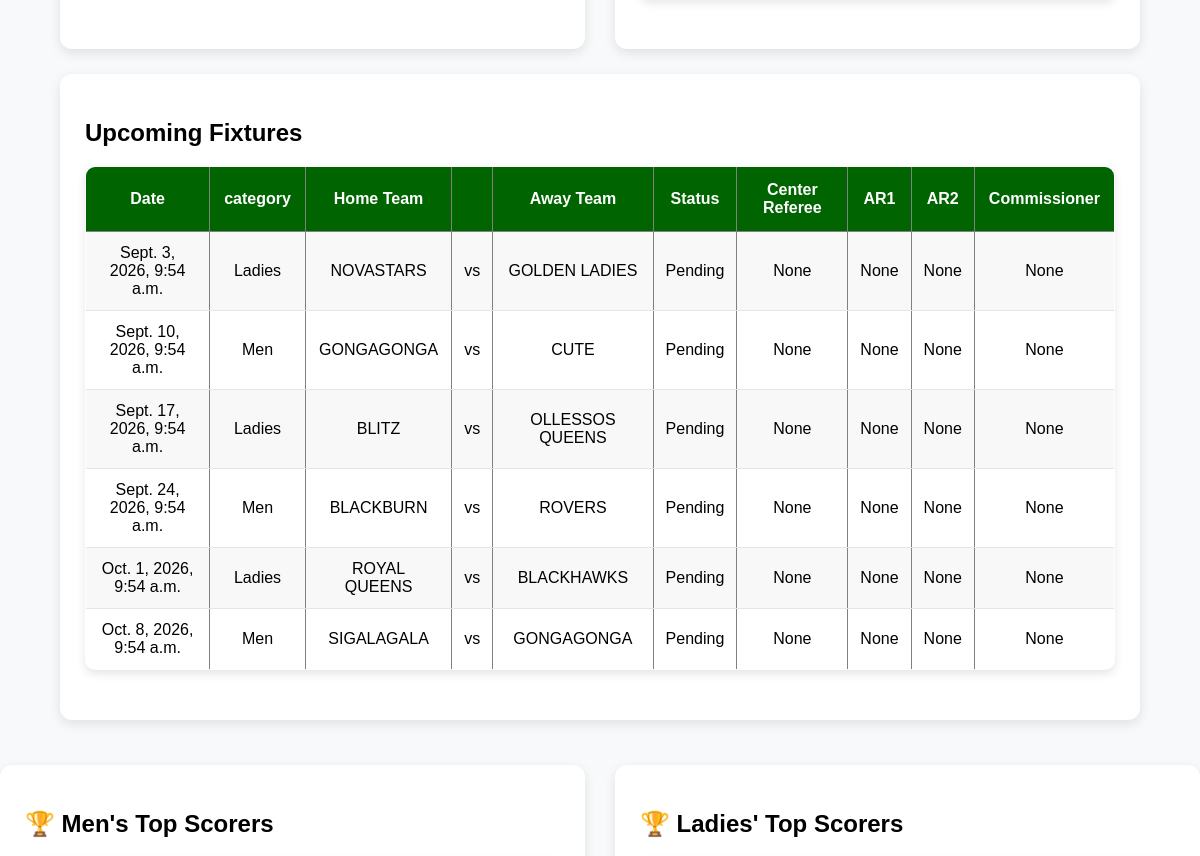
The app's page / (middle part), older data.
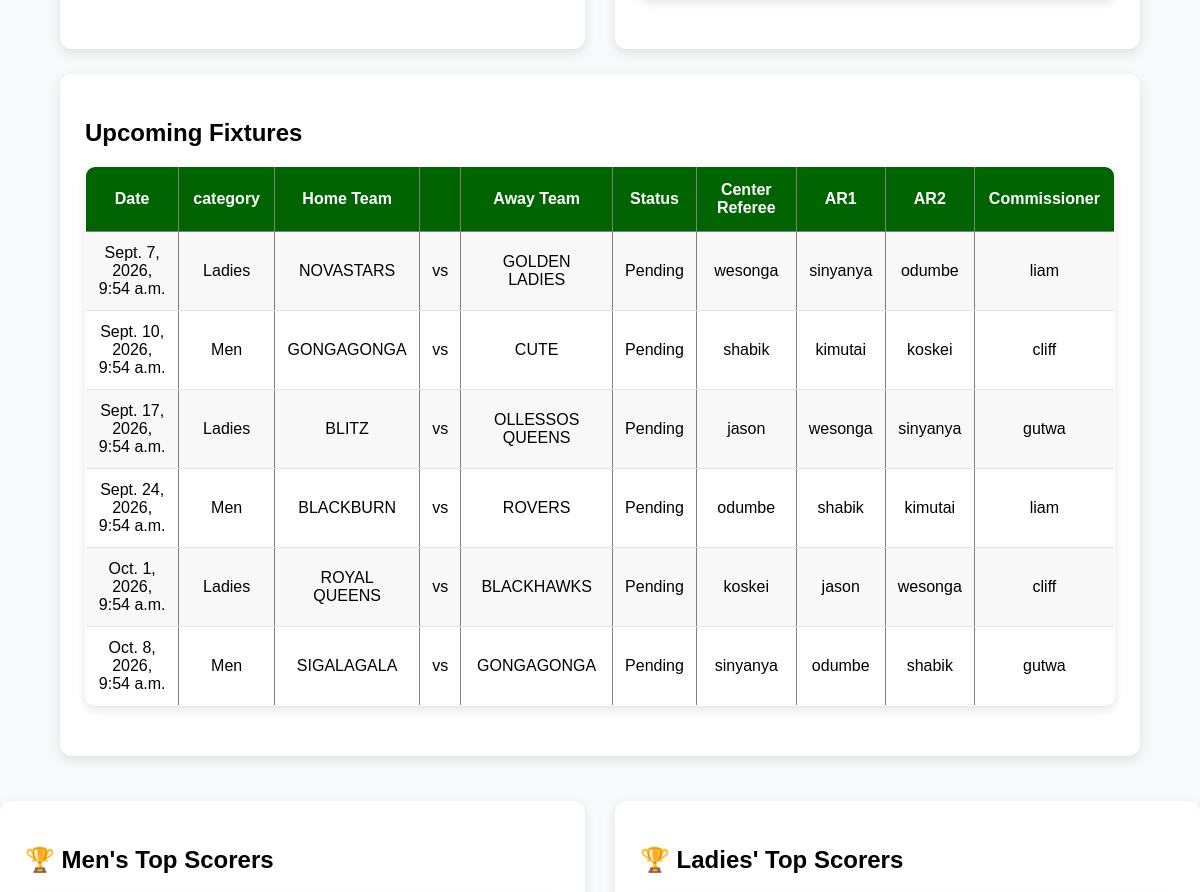
The same page, newer data.
### matches/models.py (models this page shows, shortened)
class Match(models.Model):
    STATUS_CHOICES = (
        ('Pending', 'Pending'),
        ('Live', 'Live'),
        ('Completed', 'Completed'),
    )
    home_team = models.ForeignKey(
        'teams.Team',
        on_delete=models.CASCADE,
        related_name='home_matches'
    )
    away_team = models.ForeignKey(
        'teams.Team',
        on_delete=models.CASCADE,
        related_name='away_matches'
    )
    home_score = models.IntegerField(
        default=0
    )
    away_score = models.IntegerField(
        default=0
    )
    center_referee = models.ForeignKey(
    settings.AUTH_USER_MODEL,
    on_delete=models.SET_NULL,
    null=True,
    blank=True,
    related_name='center_referee_matches'
)
    assistant_referee_one = models.ForeignKey(
    settings.AUTH_USER_MODEL,
    on_delete=models.SET_NULL,
    null=True,
    blank=True,
    related_name='assistant_referee_one_matches'
)
    assistant_referee_two = models.ForeignKey(
    settings.AUTH_USER_MODEL,
    on_delete=models.SET_NULL,
    null=True,
    blank=True,
    related_name='assistant_referee_two_matches'
)
    match_commissioner = models.ForeignKey(
    settings.AUTH_USER_MODEL,
    on_delete=models.SET_NULL,
    null=True,
    blank=True,
    related_name='commissioner_matches'
)
    venue = models.CharField(
        max_length=100
    )
    match_date = models.DateTimeField()
    status = models.CharField(
        max_length=20,
        choices=STATUS_CHOICES,
        default='Pending'
    )
    created_at = models.DateTimeField(
        auto_now_add=True
    )

### teams/models.py (models this page shows)
class Team(models.Model):
    CATEGORY_CHOICES = (
        ('Men', 'Men'),
        ('Ladies', 'Ladies'),
    )
    name = models.CharField(max_length=100)
    coach = models.ForeignKey(
    settings.AUTH_USER_MODEL,
    on_delete=models.SET_NULL,
    null=True,
    blank=True,
    limit_choices_to={'role': 'coach'}
)
    phone_number = models.CharField(
        max_length=15,
        blank=True,
        null=True
    )
    category = models.CharField(
        max_length=10,
        choices=CATEGORY_CHOICES,
        default='Men'
    )
    played = models.IntegerField(default=0)
    wins = models.IntegerField(default=0)
    draws = models.IntegerField(default=0)
    losses = models.IntegerField(default=0)
    goals_scored = models.IntegerField(default=0)
    goals_conceded = models.IntegerField(default=0)
    goal_difference = models.IntegerField(default=0)
    points = models.IntegerField(default=0)
    def __str__(self):
        return self.name

### users/models.py (models this page shows)
class CustomUser(AbstractUser):
    ROLE_CHOICES = (
        ('admin', 'Admin'),
        ('coach', 'Coach'),
        ('referee', 'Referee'),
    )
    role = models.CharField(
        max_length=20,
        choices=ROLE_CHOICES,
        default='coach'
    )
    phone_number = models.CharField(
        max_length=15,
        blank=True,
        null=True
    )
    admin_approved = models.BooleanField(default=False)
    def __str__(self):
        return self.username

### teams/views.py (the view)
# urls.py: path('', views.home, name='home'),
def home(request):
    men_teams = Team.objects.filter(
        category='Men'
    ).order_by(
        '-points',
        '-goal_difference',
        '-goals_scored'
    )
    ladies_teams = Team.objects.filter(
        category='Ladies'
    ).order_by(
        '-points',
        '-goal_difference',
        '-goals_scored'
    )
    matches = Match.objects.all().order_by('-match_date')[:6]
    fixtures = Match.objects.filter(
        status='Pending'
    ).order_by('match_date')[:6]
    men_top_scorers = Player.objects.filter(
        team__category='Men',
        goals__gt=0
    ).order_by('-goals')[:5]
    ladies_top_scorers = Player.objects.filter(
        team__category='Ladies',
        goals__gt=0
    ).order_by('-goals')[:5]
    men_top_assists = Player.objects.filter(
        team__category='Men',
        assists__gt=0
    ).order_by('-assists')[:5]
    ladies_top_assists = Player.objects.filter(
        team__category='Ladies',
        assists__gt=0
    ).order_by('-assists')[:5]
    men_clean_sheets = Player.objects.filter(
        team__category='Men',
        position='Goalkeeper'
    ).order_by(
        '-clean_sheets',
        'goal_conceded'
    )[:5]
    ladies_clean_sheets = Player.objects.filter(
        team__category='Ladies',
        position='Goalkeeper'
    ).order_by(
        '-clean_sheets',
        'goal_conceded'
    )[:5]
    announcements = Announcement.objects.filter(
        audience='all'
    ).order_by('-created_at')
    context = {
        'men_teams': men_teams,
        'ladies_teams': ladies_teams,
        'matches': matches,
        'fixtures': fixtures,
        'men_top_scorers': men_top_scorers,
        'ladies_top_scorers': ladies_top_scorers,
        'men_top_assists': men_top_assists,
        'ladies_top_assists': ladies_top_assists,
        'men_clean_sheets': men_clean_sheets,
        'ladies_clean_sheets': ladies_clean_sheets,
        'announcements': announcements,
    }
    return render(request, 'core/home.html', context)

### notifications/context_processors.py (called while the page is built)
def admin_notifications(request):
    return {
        'unread_notifications':
        AdminNotification.objects.filter(
            is_read=False
        ).count()
    }

### templates/core/home.html (shortened to what this page needs)
{% load static %}
<!DOCTYPE html>
<html>
<head>
</head>
<body>
<div class="container">
    <div style="display:flex; gap:30px; flex-wrap:wrap;">
    <div class="section" style="flex:1; min-width:450px;">
    </div>
    <div class="section" style="flex:1; min-width:450px;">
    </div>
</div>
    <div class="section">
        <h2>Upcoming Fixtures</h2>
<table border="1" cellpadding="10" cellspacing="0">
    <tr>
        <th>Date</th>
        <th>category</th>
        <th>Home Team</th>
        <th></th>
        <th>Away Team</th>
        <th>Status</th>
        <th>Center Referee</th>
        <th>AR1</th>
        <th>AR2</th>
        <th>Commissioner</th>
    </tr>
    {% for match in fixtures %}
    <tr>
        <td>{{ match.match_date }}</td>
        <td>{{match.home_team.category }}</td>
        <td>{{ match.home_team }}</td>
        <td>vs</td>
        <td>{{ match.away_team }}</td>
        <td>{{ match.status }}</td>
        <td>{{ match.center_referee }}</td>
        <td>{{ match.assistant_referee_one }}</td>
        <td>{{ match.assistant_referee_two }}</td>
        <td>{{ match.match_commissioner }}</td>
    </tr>
    {% empty %}
    <tr>
        <td colspan="5">No upcoming fixtures</td>
    </tr>
    {% endfor %}
</table>
    </div>
</div>
<div style="display:flex; gap:30px; flex-wrap:wrap;">
    <div class="section" style="flex:1; min-width:450px;">
    <h2>🏆 Men's Top Scorers</h2>
</div>
<div class="section" style="flex:1; min-width:450px;">
    <h2>🏆 Ladies' Top Scorers</h2>
</div>
</div>
</body>
</html>

### templates/core/home.html (style rules this page uses)
body { font-family:Arial, sans-serif; margin:0; padding:0; background:#f8f9fa; }
.container { width:90%; margin:auto; padding:20px; }
table { width:100%; border-collapse:collapse; background:white; border-radius:10px; overflow:hidden; box-shadow:0 4px 10px rgba(0,0,0,0.1); margin-bottom:25px; }
th { background:#006400; color:white; padding:14px; font-size:16px; }
tr:nth-child(even) { background:#f8f8f8; }
.section { background:white; padding:25px; margin-top:25px; border-radius:12px; box-shadow:0 4px 12px rgba(0,0,0,0.1); }

Row changes from the older to the newer data that the page shows:
changed Match "NOVASTARS": match_date "Sept. 3, 2026, 9:54 a.m." → "Sept. 7, 2026, 9:54 a.m."; center_referee "None" → "wesonga"; assistant_referee_one "None" → "sinyanya"; assistant_referee_two "None" → "odumbe"; match_commissioner "None" → "liam"
changed Match "Sept. 10, 2026, 9:54 a.m.": center_referee "None" → "shabik"; assistant_referee_one "None" → "kimutai"; assistant_referee_two "None" → "koskei"; match_commissioner "None" → "cliff"
changed Match "Sept. 17, 2026, 9:54 a.m.": center_referee "None" → "jason"; assistant_referee_one "None" → "wesonga"; assistant_referee_two "None" → "sinyanya"; match_commissioner "None" → "gutwa"
changed Match "Sept. 24, 2026, 9:54 a.m.": center_referee "None" → "odumbe"; assistant_referee_one "None" → "shabik"; assistant_referee_two "None" → "kimutai"; match_commissioner "None" → "liam"
changed Match "Oct. 1, 2026, 9:54 a.m.": center_referee "None" → "koskei"; assistant_referee_one "None" → "jason"; assistant_referee_two "None" → "wesonga"; match_commissioner "None" → "cliff"
changed Match "Oct. 8, 2026, 9:54 a.m.": center_referee "None" → "sinyanya"; assistant_referee_one "None" → "odumbe"; assistant_referee_two "None" → "shabik"; match_commissioner "None" → "gutwa"
